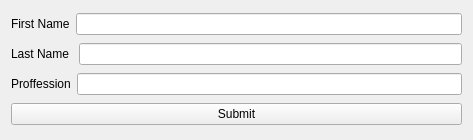
<?xml version="1.0" encoding="UTF-8"?>
<ui version="4.0">
 <class>Widget</class>
 <widget class="QWidget" name="Widget">
  <property name="geometry">
   <rect>
    <x>0</x>
    <y>0</y>
    <width>473</width>
    <height>140</height>
   </rect>
  </property>
  <property name="windowTitle">
   <string>Widget</string>
  </property>
  <layout class="QVBoxLayout" name="verticalLayout">
   <item>
    <layout class="QHBoxLayout" name="horizontalLayout">
     <item>
      <widget class="QLabel" name="label">
       <property name="text">
        <string>First Name</string>
       </property>
      </widget>
     </item>
     <item>
      <widget class="QLineEdit" name="firstNameLineEdit"/>
     </item>
    </layout>
   </item>
   <item>
    <layout class="QHBoxLayout" name="horizontalLayout_2">
     <item>
      <widget class="QLabel" name="label_2">
       <property name="text">
        <string>Last Name </string>
       </property>
      </widget>
     </item>
     <item>
      <widget class="QLineEdit" name="lastNameLineEdit"/>
     </item>
    </layout>
   </item>
   <item>
    <layout class="QHBoxLayout" name="horizontalLayout_3">
     <item>
      <widget class="QLabel" name="label_3">
       <property name="text">
        <string>Proffession</string>
       </property>
      </widget>
     </item>
     <item>
      <widget class="QLineEdit" name="professionLineEdit"/>
     </item>
    </layout>
   </item>
   <item>
    <widget class="QPushButton" name="submitButton">
     <property name="text">
      <string>Submit</string>
     </property>
    </widget>
   </item>
  </layout>
 </widget>
 <layoutdefault spacing="6" margin="11"/>
 <resources/>
 <connections/>
</ui>
